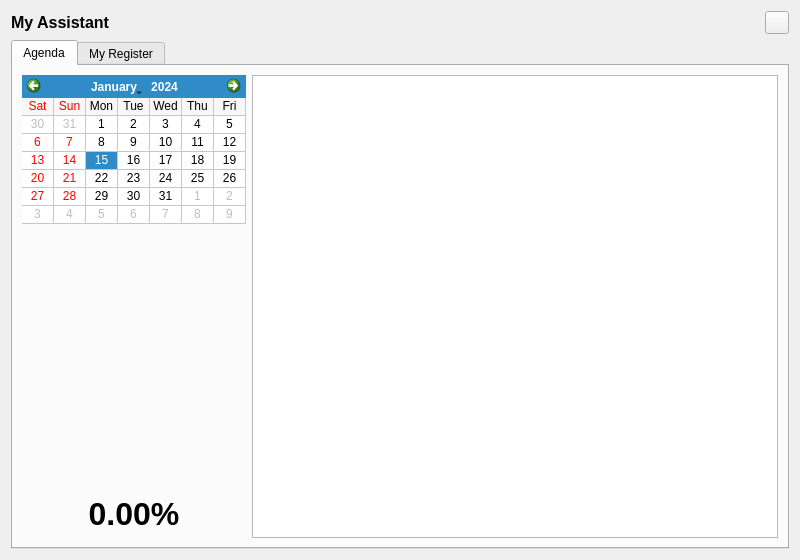
<?xml version="1.0" encoding="UTF-8"?>
<ui version="4.0">
 <class>mAssistant</class>
 <widget class="QDialog" name="mAssistant">
  <property name="geometry">
   <rect>
    <x>0</x>
    <y>0</y>
    <width>800</width>
    <height>560</height>
   </rect>
  </property>
  <property name="sizePolicy">
   <sizepolicy hsizetype="Fixed" vsizetype="Preferred">
    <horstretch>0</horstretch>
    <verstretch>0</verstretch>
   </sizepolicy>
  </property>
  <property name="minimumSize">
   <size>
    <width>800</width>
    <height>560</height>
   </size>
  </property>
  <property name="maximumSize">
   <size>
    <width>1024</width>
    <height>16777215</height>
   </size>
  </property>
  <property name="windowTitle">
   <string>Dialog</string>
  </property>
  <layout class="QGridLayout" name="gridLayout">
   <item row="0" column="0">
    <layout class="QHBoxLayout" name="horizontalLayout">
     <item>
      <widget class="QLabel" name="label_3">
       <property name="text">
        <string>&lt;html&gt;&lt;head/&gt;&lt;body&gt;&lt;p&gt;&lt;span style=&quot; font-size:12pt; font-weight:600;&quot;&gt;My Assistant&lt;/span&gt;&lt;/p&gt;&lt;/body&gt;&lt;/html&gt;</string>
       </property>
      </widget>
     </item>
     <item>
      <spacer name="horizontalSpacer">
       <property name="orientation">
        <enum>Qt::Horizontal</enum>
       </property>
       <property name="sizeHint" stdset="0">
        <size>
         <width>40</width>
         <height>20</height>
        </size>
       </property>
      </spacer>
     </item>
     <item>
      <widget class="QToolButton" name="closeButton">
       <property name="text">
        <string/>
       </property>
       <property name="shortcut">
        <string>Esc</string>
       </property>
      </widget>
     </item>
    </layout>
   </item>
   <item row="1" column="0">
    <widget class="QTabWidget" name="mAssistantTabWidget">
     <property name="tabShape">
      <enum>QTabWidget::Rounded</enum>
     </property>
     <property name="currentIndex">
      <number>0</number>
     </property>
     <property name="tabBarAutoHide">
      <bool>false</bool>
     </property>
     <widget class="QWidget" name="agenda">
      <attribute name="title">
       <string>Agenda</string>
      </attribute>
      <layout class="QGridLayout" name="gridLayout_3">
       <item row="0" column="0">
        <widget class="QCalendarWidget" name="agendaCalendar">
         <property name="sizePolicy">
          <sizepolicy hsizetype="Fixed" vsizetype="Fixed">
           <horstretch>0</horstretch>
           <verstretch>0</verstretch>
          </sizepolicy>
         </property>
         <property name="styleSheet">
          <string notr="true">font: 8pt &quot;MS Shell Dlg 2&quot;;</string>
         </property>
         <property name="minimumDate">
          <date>
           <year>2000</year>
           <month>1</month>
           <day>1</day>
          </date>
         </property>
         <property name="maximumDate">
          <date>
           <year>2100</year>
           <month>12</month>
           <day>31</day>
          </date>
         </property>
         <property name="firstDayOfWeek">
          <enum>Qt::Saturday</enum>
         </property>
         <property name="gridVisible">
          <bool>true</bool>
         </property>
         <property name="horizontalHeaderFormat">
          <enum>QCalendarWidget::ShortDayNames</enum>
         </property>
         <property name="verticalHeaderFormat">
          <enum>QCalendarWidget::NoVerticalHeader</enum>
         </property>
        </widget>
       </item>
       <item row="0" column="1" rowspan="4">
        <widget class="QTableView" name="agendaTableView">
         <property name="editTriggers">
          <set>QAbstractItemView::NoEditTriggers</set>
         </property>
         <property name="tabKeyNavigation">
          <bool>true</bool>
         </property>
         <property name="showDropIndicator" stdset="0">
          <bool>false</bool>
         </property>
         <property name="alternatingRowColors">
          <bool>true</bool>
         </property>
         <property name="selectionMode">
          <enum>QAbstractItemView::SingleSelection</enum>
         </property>
         <property name="selectionBehavior">
          <enum>QAbstractItemView::SelectRows</enum>
         </property>
         <property name="gridStyle">
          <enum>Qt::DotLine</enum>
         </property>
         <property name="sortingEnabled">
          <bool>true</bool>
         </property>
         <property name="wordWrap">
          <bool>false</bool>
         </property>
         <property name="cornerButtonEnabled">
          <bool>true</bool>
         </property>
         <attribute name="horizontalHeaderVisible">
          <bool>false</bool>
         </attribute>
         <attribute name="horizontalHeaderMinimumSectionSize">
          <number>20</number>
         </attribute>
         <attribute name="verticalHeaderVisible">
          <bool>false</bool>
         </attribute>
         <attribute name="verticalHeaderMinimumSectionSize">
          <number>20</number>
         </attribute>
         <attribute name="verticalHeaderDefaultSectionSize">
          <number>20</number>
         </attribute>
         <attribute name="verticalHeaderHighlightSections">
          <bool>true</bool>
         </attribute>
        </widget>
       </item>
       <item row="2" column="0">
        <widget class="QLabel" name="percentage">
         <property name="font">
          <font>
           <pointsize>24</pointsize>
           <weight>75</weight>
           <bold>true</bold>
          </font>
         </property>
         <property name="text">
          <string>0.00%</string>
         </property>
         <property name="alignment">
          <set>Qt::AlignCenter</set>
         </property>
        </widget>
       </item>
       <item row="1" column="0">
        <spacer name="verticalSpacer_2">
         <property name="orientation">
          <enum>Qt::Vertical</enum>
         </property>
         <property name="sizeHint" stdset="0">
          <size>
           <width>20</width>
           <height>40</height>
          </size>
         </property>
        </spacer>
       </item>
      </layout>
     </widget>
     <widget class="QWidget" name="cash">
      <attribute name="title">
       <string>My Register</string>
      </attribute>
      <layout class="QGridLayout" name="gridLayout_6">
       <property name="leftMargin">
        <number>3</number>
       </property>
       <property name="topMargin">
        <number>3</number>
       </property>
       <property name="rightMargin">
        <number>3</number>
       </property>
       <property name="bottomMargin">
        <number>3</number>
       </property>
       <property name="spacing">
        <number>1</number>
       </property>
       <item row="0" column="1" colspan="5">
        <widget class="QWidget" name="widget" native="true">
         <property name="sizePolicy">
          <sizepolicy hsizetype="Preferred" vsizetype="Fixed">
           <horstretch>0</horstretch>
           <verstretch>0</verstretch>
          </sizepolicy>
         </property>
         <property name="styleSheet">
          <string notr="true">font: 10pt &quot;MS Shell Dlg 2&quot;;</string>
         </property>
         <layout class="QGridLayout" name="gridLayout_4">
          <property name="leftMargin">
           <number>1</number>
          </property>
          <property name="topMargin">
           <number>1</number>
          </property>
          <property name="rightMargin">
           <number>1</number>
          </property>
          <property name="bottomMargin">
           <number>1</number>
          </property>
          <property name="spacing">
           <number>1</number>
          </property>
          <item row="0" column="3">
           <widget class="QTimeEdit" name="fromTime">
            <property name="buttonSymbols">
             <enum>QAbstractSpinBox::PlusMinus</enum>
            </property>
            <property name="displayFormat">
             <string>hh:mm AP</string>
            </property>
           </widget>
          </item>
          <item row="0" column="7">
           <widget class="QDateEdit" name="toDate">
            <property name="showGroupSeparator" stdset="0">
             <bool>false</bool>
            </property>
            <property name="minimumDate">
             <date>
              <year>2010</year>
              <month>1</month>
              <day>1</day>
             </date>
            </property>
            <property name="displayFormat">
             <string>dd/MM/yyyy</string>
            </property>
            <property name="calendarPopup">
             <bool>true</bool>
            </property>
           </widget>
          </item>
          <item row="0" column="1">
           <widget class="QLabel" name="fromLabel">
            <property name="font">
             <font>
              <family>MS Shell Dlg 2</family>
              <pointsize>10</pointsize>
              <weight>50</weight>
              <italic>false</italic>
              <bold>false</bold>
             </font>
            </property>
            <property name="text">
             <string>&lt;html&gt;&lt;head/&gt;&lt;body&gt;&lt;p&gt;&lt;span style=&quot; font-weight:600;&quot;&gt;From:&lt;/span&gt;&lt;/p&gt;&lt;/body&gt;&lt;/html&gt;</string>
            </property>
            <property name="alignment">
             <set>Qt::AlignRight|Qt::AlignTrailing|Qt::AlignVCenter</set>
            </property>
           </widget>
          </item>
          <item row="0" column="9">
           <widget class="QToolButton" name="goButton">
            <property name="text">
             <string>Go!</string>
            </property>
           </widget>
          </item>
          <item row="0" column="8">
           <widget class="QTimeEdit" name="toTime">
            <property name="buttonSymbols">
             <enum>QAbstractSpinBox::PlusMinus</enum>
            </property>
            <property name="displayFormat">
             <string>hh:mm AP</string>
            </property>
           </widget>
          </item>
          <item row="0" column="5">
           <widget class="QLabel" name="toLabel">
            <property name="font">
             <font>
              <family>MS Shell Dlg 2</family>
              <pointsize>10</pointsize>
              <weight>50</weight>
              <italic>false</italic>
              <bold>false</bold>
             </font>
            </property>
            <property name="styleSheet">
             <string notr="true"/>
            </property>
            <property name="text">
             <string>&lt;html&gt;&lt;head/&gt;&lt;body&gt;&lt;p&gt;&lt;span style=&quot; font-weight:600;&quot;&gt;To:&lt;/span&gt;&lt;/p&gt;&lt;/body&gt;&lt;/html&gt;</string>
            </property>
            <property name="alignment">
             <set>Qt::AlignRight|Qt::AlignTrailing|Qt::AlignVCenter</set>
            </property>
           </widget>
          </item>
          <item row="0" column="2">
           <widget class="QDateEdit" name="fromDate">
            <property name="minimumDate">
             <date>
              <year>2010</year>
              <month>1</month>
              <day>1</day>
             </date>
            </property>
            <property name="displayFormat">
             <string>dd/MM/yyyy</string>
            </property>
            <property name="calendarPopup">
             <bool>true</bool>
            </property>
           </widget>
          </item>
          <item row="0" column="4">
           <spacer name="horizontalSpacer_3">
            <property name="orientation">
             <enum>Qt::Horizontal</enum>
            </property>
            <property name="sizeType">
             <enum>QSizePolicy::Preferred</enum>
            </property>
            <property name="sizeHint" stdset="0">
             <size>
              <width>40</width>
              <height>20</height>
             </size>
            </property>
           </spacer>
          </item>
         </layout>
        </widget>
       </item>
       <item row="0" column="0" rowspan="4">
        <widget class="QFrame" name="frame">
         <property name="maximumSize">
          <size>
           <width>250</width>
           <height>16777215</height>
          </size>
         </property>
         <property name="frameShape">
          <enum>QFrame::StyledPanel</enum>
         </property>
         <property name="frameShadow">
          <enum>QFrame::Raised</enum>
         </property>
         <layout class="QGridLayout" name="gridLayout_2">
          <property name="leftMargin">
           <number>1</number>
          </property>
          <property name="topMargin">
           <number>1</number>
          </property>
          <property name="rightMargin">
           <number>1</number>
          </property>
          <property name="bottomMargin">
           <number>1</number>
          </property>
          <property name="spacing">
           <number>1</number>
          </property>
          <item row="1" column="0">
           <widget class="QCalendarWidget" name="cashCalendar">
            <property name="sizePolicy">
             <sizepolicy hsizetype="Fixed" vsizetype="Fixed">
              <horstretch>0</horstretch>
              <verstretch>0</verstretch>
             </sizepolicy>
            </property>
            <property name="styleSheet">
             <string notr="true">font: 8pt &quot;MS Shell Dlg 2&quot;;</string>
            </property>
            <property name="minimumDate">
             <date>
              <year>2000</year>
              <month>1</month>
              <day>1</day>
             </date>
            </property>
            <property name="maximumDate">
             <date>
              <year>2100</year>
              <month>1</month>
              <day>1</day>
             </date>
            </property>
            <property name="firstDayOfWeek">
             <enum>Qt::Saturday</enum>
            </property>
            <property name="gridVisible">
             <bool>true</bool>
            </property>
            <property name="verticalHeaderFormat">
             <enum>QCalendarWidget::NoVerticalHeader</enum>
            </property>
            <property name="navigationBarVisible">
             <bool>true</bool>
            </property>
            <property name="dateEditEnabled">
             <bool>false</bool>
            </property>
           </widget>
          </item>
          <item row="2" column="0">
           <widget class="QGroupBox" name="groupBox">
            <property name="sizePolicy">
             <sizepolicy hsizetype="Preferred" vsizetype="Preferred">
              <horstretch>0</horstretch>
              <verstretch>0</verstretch>
             </sizepolicy>
            </property>
            <property name="title">
             <string>Calculations</string>
            </property>
            <layout class="QGridLayout" name="gridLayout_5">
             <property name="leftMargin">
              <number>0</number>
             </property>
             <property name="topMargin">
              <number>0</number>
             </property>
             <property name="rightMargin">
              <number>0</number>
             </property>
             <property name="bottomMargin">
              <number>0</number>
             </property>
             <property name="spacing">
              <number>1</number>
             </property>
             <item row="1" column="3">
              <widget class="QLineEdit" name="SUMlineEdit">
               <property name="sizePolicy">
                <sizepolicy hsizetype="Fixed" vsizetype="Fixed">
                 <horstretch>0</horstretch>
                 <verstretch>0</verstretch>
                </sizepolicy>
               </property>
               <property name="maximumSize">
                <size>
                 <width>75</width>
                 <height>16777215</height>
                </size>
               </property>
               <property name="alignment">
                <set>Qt::AlignCenter</set>
               </property>
               <property name="readOnly">
                <bool>true</bool>
               </property>
              </widget>
             </item>
             <item row="1" column="1">
              <widget class="QLabel" name="label">
               <property name="text">
                <string>&lt;html&gt;&lt;head/&gt;&lt;body&gt;&lt;p&gt;&lt;span style=&quot; font-size:10pt; font-weight:600;&quot;&gt;TOTAL&lt;/span&gt;&lt;/p&gt;&lt;/body&gt;&lt;/html&gt;</string>
               </property>
              </widget>
             </item>
             <item row="1" column="4">
              <spacer name="horizontalSpacer_5">
               <property name="orientation">
                <enum>Qt::Horizontal</enum>
               </property>
               <property name="sizeType">
                <enum>QSizePolicy::Fixed</enum>
               </property>
               <property name="sizeHint" stdset="0">
                <size>
                 <width>12</width>
                 <height>20</height>
                </size>
               </property>
              </spacer>
             </item>
             <item row="1" column="2">
              <spacer name="horizontalSpacer_2">
               <property name="orientation">
                <enum>Qt::Horizontal</enum>
               </property>
               <property name="sizeHint" stdset="0">
                <size>
                 <width>40</width>
                 <height>20</height>
                </size>
               </property>
              </spacer>
             </item>
             <item row="1" column="5">
              <widget class="QLabel" name="label_2">
               <property name="minimumSize">
                <size>
                 <width>35</width>
                 <height>0</height>
                </size>
               </property>
               <property name="maximumSize">
                <size>
                 <width>16777215</width>
                 <height>16777215</height>
                </size>
               </property>
               <property name="text">
                <string>&lt;html&gt;&lt;head/&gt;&lt;body&gt;&lt;p&gt;&lt;span style=&quot; font-size:10pt; font-weight:600;&quot;&gt;    EGP&lt;/span&gt;&lt;/p&gt;&lt;/body&gt;&lt;/html&gt;</string>
               </property>
              </widget>
             </item>
             <item row="0" column="0" colspan="6">
              <widget class="QTableView" name="calcTableView">
               <property name="sizePolicy">
                <sizepolicy hsizetype="Preferred" vsizetype="Preferred">
                 <horstretch>0</horstretch>
                 <verstretch>0</verstretch>
                </sizepolicy>
               </property>
               <property name="editTriggers">
                <set>QAbstractItemView::NoEditTriggers</set>
               </property>
               <property name="selectionMode">
                <enum>QAbstractItemView::NoSelection</enum>
               </property>
               <property name="selectionBehavior">
                <enum>QAbstractItemView::SelectRows</enum>
               </property>
               <property name="gridStyle">
                <enum>Qt::DotLine</enum>
               </property>
               <attribute name="horizontalHeaderMinimumSectionSize">
                <number>20</number>
               </attribute>
               <attribute name="horizontalHeaderShowSortIndicator" stdset="0">
                <bool>false</bool>
               </attribute>
               <attribute name="verticalHeaderMinimumSectionSize">
                <number>20</number>
               </attribute>
               <attribute name="verticalHeaderDefaultSectionSize">
                <number>23</number>
               </attribute>
              </widget>
             </item>
            </layout>
           </widget>
          </item>
         </layout>
        </widget>
       </item>
       <item row="3" column="3">
        <widget class="QLabel" name="label_4">
         <property name="text">
          <string>View Register since last check out point</string>
         </property>
        </widget>
       </item>
       <item row="3" column="5">
        <widget class="QPushButton" name="btnCheckout">
         <property name="sizePolicy">
          <sizepolicy hsizetype="Fixed" vsizetype="Fixed">
           <horstretch>0</horstretch>
           <verstretch>0</verstretch>
          </sizepolicy>
         </property>
         <property name="text">
          <string>Check out</string>
         </property>
         <property name="checkable">
          <bool>false</bool>
         </property>
         <property name="flat">
          <bool>false</bool>
         </property>
        </widget>
       </item>
       <item row="3" column="4">
        <spacer name="horizontalSpacer_6">
         <property name="orientation">
          <enum>Qt::Horizontal</enum>
         </property>
         <property name="sizeHint" stdset="0">
          <size>
           <width>40</width>
           <height>20</height>
          </size>
         </property>
        </spacer>
       </item>
       <item row="1" column="1" rowspan="2" colspan="5">
        <widget class="mCashTableView" name="cashTableView">
         <property name="sizePolicy">
          <sizepolicy hsizetype="Preferred" vsizetype="Preferred">
           <horstretch>0</horstretch>
           <verstretch>0</verstretch>
          </sizepolicy>
         </property>
         <property name="toolTip">
          <string>&lt;html&gt;&lt;head/&gt;&lt;body&gt;&lt;p&gt;&lt;br/&gt;&lt;/p&gt;&lt;/body&gt;&lt;/html&gt;</string>
         </property>
         <property name="editTriggers">
          <set>QAbstractItemView::NoEditTriggers</set>
         </property>
         <property name="alternatingRowColors">
          <bool>true</bool>
         </property>
         <property name="selectionMode">
          <enum>QAbstractItemView::ExtendedSelection</enum>
         </property>
         <property name="selectionBehavior">
          <enum>QAbstractItemView::SelectRows</enum>
         </property>
         <property name="gridStyle">
          <enum>Qt::DotLine</enum>
         </property>
         <property name="sortingEnabled">
          <bool>true</bool>
         </property>
         <attribute name="horizontalHeaderMinimumSectionSize">
          <number>20</number>
         </attribute>
         <attribute name="verticalHeaderMinimumSectionSize">
          <number>20</number>
         </attribute>
         <attribute name="verticalHeaderDefaultSectionSize">
          <number>20</number>
         </attribute>
        </widget>
       </item>
       <item row="3" column="2">
        <widget class="Switch" name="cbSinceLastCheckout">
         <property name="text">
          <string/>
         </property>
        </widget>
       </item>
      </layout>
     </widget>
    </widget>
   </item>
  </layout>
 </widget>
 <customwidgets>
  <customwidget>
   <class>Switch</class>
   <extends>QCheckBox</extends>
   <header>switch.h</header>
  </customwidget>
  <customwidget>
   <class>mCashTableView</class>
   <extends>QTableView</extends>
   <header>mcashtableview.h</header>
  </customwidget>
 </customwidgets>
 <resources/>
 <connections/>
</ui>
